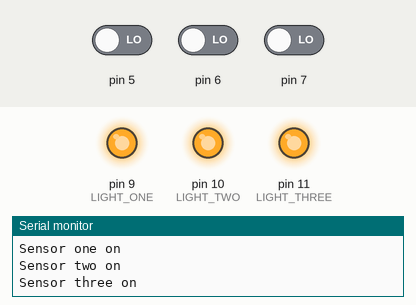
This sketch was run on a simulated Arduino Uno, built with avr-gcc and run on an emulated ATmega328P. On the bench: output pins drawn as LEDs (lit = HIGH), the last lines printed to the serial monitor. The test bench sets the inputs (shaded band); at power-on: pin 5 LOW, pin 6 LOW, pin 7 LOW.

Above: at 1.2 s.
1.3 s: pin 5 driven HIGH
At 2.5 s:
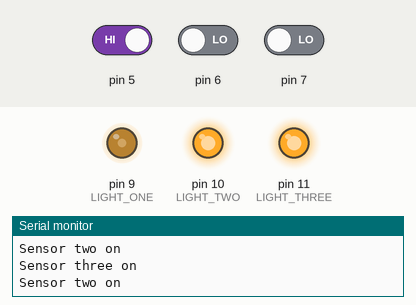
2.8 s: pin 6 driven HIGH
At 3.2 s:
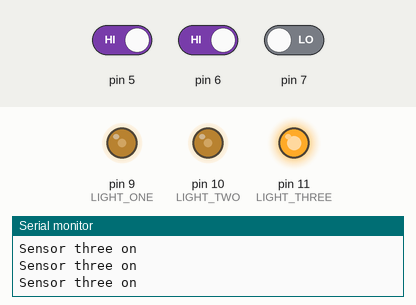
4.3 s: pin 7 driven HIGH
At 5.5 s:
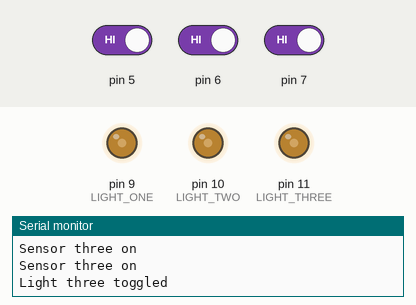
5.8 s: pin 5 driven LOW
At 6.8 s:
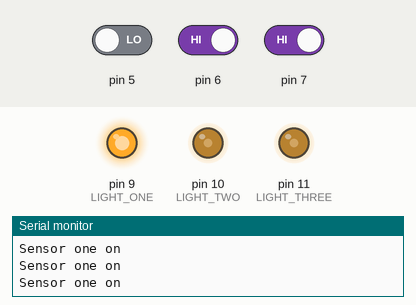
7.3 s: pin 6 driven LOW
At 8.5 s:
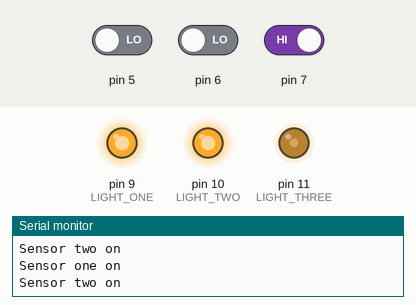
8.8 s: pin 5 driven HIGH
At 9.7 s:
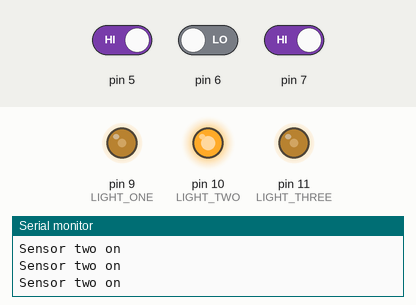
Timing chart, 0 to 11.3 s (numbered marks = the images above; inputs shaded):
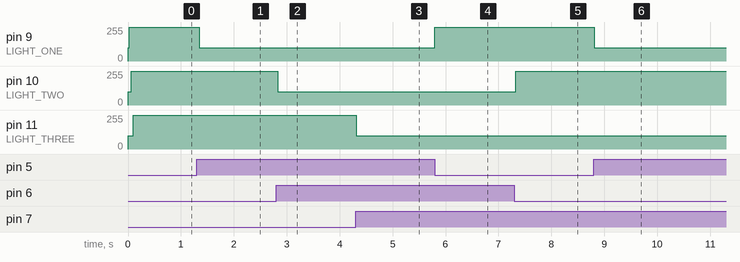

The sketch:

Light_diming.ino
```cpp
/// @brief pin on which light one is connected
#define LIGHT_ONE       9

/// @brief pin on which light two is connected
#define LIGHT_TWO       10

/// @brief pin on which light three is connected
#define LIGHT_THREE     11


/// @brief pin on which sensor for light one is connected
#define SENSOR_ONE      5

/// @brief pin on which sensor for light two is connected
#define SENSOR_TWO      6

/// @brief pin on which sensor for light three is connected
#define SENSOR_THREE    7

/// @brief Set how bright the lights should be when motion is sensed
/// @details The value ranges between 0 and 255, where 0 is fully off, and 255 is fully on
#define LIGHT_ON_BRIGHTNESS    255

/// @brief Set how bright the lights should be when dimmed
/// @details The value ranges between 0 and 255, where 0 is fully off, and 255 is fully on
#define LIGHT_DIM_BRIGHTNESS    100

#define MOTION_DETECTED true
#define LIGHT_ON        true
#define LIGHT_OFF       false

// @brief Comment this line to disable debugging messages in serail
#define DEBUG_VIA_SERAIL

bool lightOne_state = true;
bool lightTwo_state = true;
bool lightThree_state = true;

/// @brief This function reads the current state of a given sensor
/// @param sensor_pin SENSOR_ONE or SENSOR_TWO or SENSOR_THREE
/// @return True if the sensor has sensed presensce/motion and false otherwise
bool readSensor( uint8_t sensor_pin )
{
    bool sensor_on = false;
    if(digitalRead(sensor_pin) == false)
    {
        sensor_on = true;

        #ifdef DEBUG_VIA_SERAIL
            Serial.print("Sensor ");
            switch(sensor_pin)
            {
                case SENSOR_ONE:
                    Serial.print("one");
                break;
                case SENSOR_TWO:
                    Serial.print("two");
                break;
                case SENSOR_THREE:
                    Serial.print("three");
                break;
            }
            Serial.println(" on");
        #endif

    }

    return sensor_on;
}

/// @brief This function sets a given light to a given state
/// @param light The light you want to switch, that is; LIGHT_ONE, LIGHT_TWO or LIGHT_THREE
/// @param new_state The state you want the light to be set to.
void switchLightState( uint8_t light, bool new_state )
{
    switch(light)
    {
        case LIGHT_ONE:
            if( new_state !=lightOne_state )
            {
                lightOne_state = new_state;
                if(new_state == LIGHT_OFF)
                {
                    analogWrite(LIGHT_ONE, LIGHT_DIM_BRIGHTNESS);
                }
                else
                {
                    analogWrite(LIGHT_ONE, LIGHT_ON_BRIGHTNESS);
                }

                #ifdef DEBUG_VIA_SERAIL
                    Serial.println("Light one toggled");
                #endif
            }

        break;

        case LIGHT_TWO:
            if( new_state !=lightTwo_state )
            {
                lightTwo_state = new_state;
                if(new_state == LIGHT_OFF)
                {
                    analogWrite(LIGHT_TWO, LIGHT_DIM_BRIGHTNESS);
                }
                else
                {
                    analogWrite(LIGHT_TWO, LIGHT_ON_BRIGHTNESS);
                }

                #ifdef DEBUG_VIA_SERAIL
                    Serial.println("Light two toggled");
                #endif
            }
        break;

        case LIGHT_THREE:
            if( new_state !=lightThree_state )
            {
                lightThree_state = new_state;
                if(new_state == LIGHT_OFF)
                {
                    analogWrite(LIGHT_THREE, LIGHT_DIM_BRIGHTNESS);
                }
                else
                {
                    analogWrite(LIGHT_THREE, LIGHT_ON_BRIGHTNESS);
                }

                #ifdef DEBUG_VIA_SERAIL
                    Serial.println("Light three toggled");
                #endif
            }
        break;
    }
}

void setup()
{
    #ifdef DEBUG_VIA_SERAIL
        Serial.begin(9600);
    #endif

    pinMode(LIGHT_ONE, OUTPUT);
    pinMode(LIGHT_TWO, OUTPUT);
    pinMode(LIGHT_THREE, OUTPUT);

    switchLightState(LIGHT_ONE, LIGHT_OFF);
    switchLightState(LIGHT_TWO, LIGHT_OFF);
    switchLightState(LIGHT_THREE, LIGHT_OFF);

    #ifdef DEBUG_VIA_SERAIL
        Serial.println("Init complete");
    #endif
}

void loop()
{
    //check sensor one
    if(readSensor(SENSOR_ONE) == MOTION_DETECTED)
    {
        switchLightState(LIGHT_ONE, LIGHT_ON);
    }
    else
    {
        switchLightState(LIGHT_ONE, LIGHT_OFF);
    }

    //check sensor two
    if(readSensor(SENSOR_TWO) == MOTION_DETECTED)
    {
        switchLightState(LIGHT_TWO, LIGHT_ON);
    }
    else
    {
        switchLightState(LIGHT_TWO, LIGHT_OFF);
    }
    //check sensor three
    if(readSensor(SENSOR_THREE) == MOTION_DETECTED)
    {
        switchLightState(LIGHT_THREE, LIGHT_ON);
    }
    else
    {
        switchLightState(LIGHT_THREE, LIGHT_OFF);
    }
}
```

Measured:
- after the input at 1.3 s, pin 9 (LIGHT_ONE): 255/255 → 100/255 at once
- after the input at 2.8 s, pin 10 (LIGHT_TWO): 255/255 → 100/255 at once
- after the input at 4.3 s, pin 11 (LIGHT_THREE): 255/255 → 100/255 at once
- after the input at 5.8 s, pin 9 (LIGHT_ONE): 100/255 → 255/255 at once
- after the input at 7.3 s, pin 10 (LIGHT_TWO): 100/255 → 255/255 at once
- after the input at 8.8 s, pin 9 (LIGHT_ONE): 255/255 → 100/255 at once
